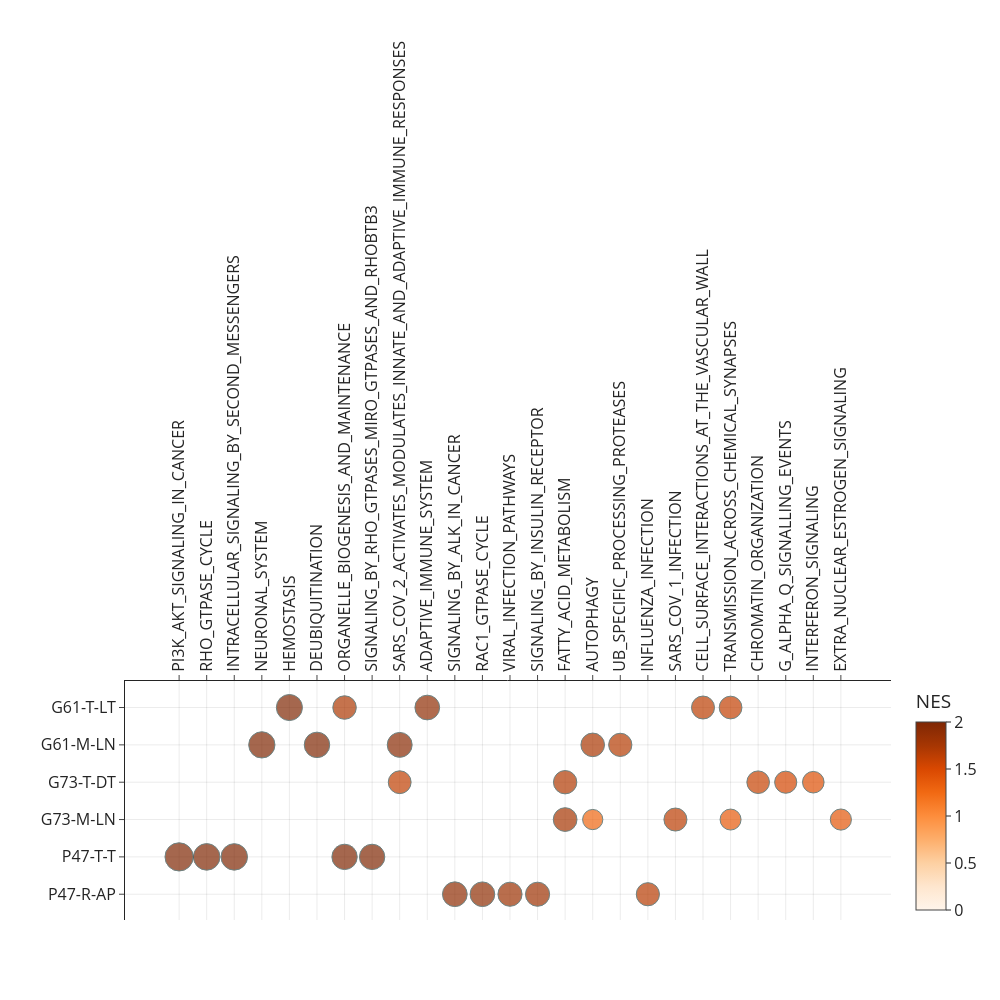

The notebook cell this image was saved under:
### Code cell
########################################
#  MATCHED SAMPLES
########################################


low_patient = dot_plot.loc[dot_plot.Name.str.contains("P47|G61|G73")]
fig = px.scatter(
    low_patient,
    x=low_patient.Term.str.removeprefix("REACTOME_"),
    y="Name",
    template="simple_white",
    size=low_patient.NES.abs(), # Drug
    color="NES", # Drug
    # range_color=(low25_line.Y_HAT.min(), low25_line.Y_HAT.max()),
    color_continuous_scale=px.colors.sequential.Oranges, #Blues
    range_color=(0, 2),
    width=1000,
    height=1000,
    hover_data=["Term"],
    labels={
        "Name": "",
        "Term": "",
        "x":""
    },
    category_orders={
        "Name": [
            "G61-T-LT","G61-M-LN",
            "G73-T-DT","G73-M-LN",
            "P47-T-T","P47-R-AP"
        ]
    }
)

fig.update_traces(
    marker=dict(
        line=dict(width=1, color="DarkSlateGrey"),
    )
)

fig.update_layout(
    font=dict(size=16),
)

fig.update_xaxes(
    tickangle=270,
    side="top"
)

fig.update_xaxes(
    showgrid=True,
    gridwidth=1,
    gridcolor="rgba(0,0,0,0.08)",  # plotly_white-like
    tickangle=270
)

fig.update_yaxes(
    showgrid=True,
    gridwidth=1,
    gridcolor="rgba(0,0,0,0.08)"
)

### Figure 1 — Plotly figure (JSON) as saved in the notebook; plotly's stock layout.template omitted (floating-point values rounded to 4 significant figures)
{"data": [{"customdata": [["REACTOME_PI3K_AKT_SIGNALING_IN_CANCER"], ["REACTOME_RHO_GTPASE_CYCLE"], ["REACTOME_INTRACELLULAR_SIGNALING_BY_SECOND_MESSENGERS"], ["REACTOME_NEURONAL_SYSTEM"], ["REACTOME_HEMOSTASIS"], ["REACTOME_DEUBIQUITINATION"], ["REACTOME_ORGANELLE_BIOGENESIS_AND_MAINTENANCE"], ["REACTOME_SIGNALING_BY_RHO_GTPASES_MIRO_GTPASES_AND_RHOBTB3"], ["REACTOME_SARS_COV_2_ACTIVATES_MODULATES_INNATE_AND_ADAPTIVE_IMMUNE_RESPONSES"], ["REACTOME_ADAPTIVE_IMMUNE_SYSTEM"], ["REACTOME_SIGNALING_BY_ALK_IN_CANCER"], ["REACTOME_RAC1_GTPASE_CYCLE"], ["REACTOME_VIRAL_INFECTION_PATHWAYS"], ["REACTOME_SIGNALING_BY_INSULIN_RECEPTOR"], ["REACTOME_FATTY_ACID_METABOLISM"], ["REACTOME_AUTOPHAGY"], ["REACTOME_ORGANELLE_BIOGENESIS_AND_MAINTENANCE"], ["REACTOME_FATTY_ACID_METABOLISM"], ["REACTOME_UB_SPECIFIC_PROCESSING_PROTEASES"], ["REACTOME_INFLUENZA_INFECTION"], ["REACTOME_SARS_COV_1_INFECTION"], ["REACTOME_CELL_SURFACE_INTERACTIONS_AT_THE_VASCULAR_WALL"], ["REACTOME_SARS_COV_2_ACTIVATES_MODULATES_INNATE_AND_ADAPTIVE_IMMUNE_RESPONSES"], ["REACTOME_TRANSMISSION_ACROSS_CHEMICAL_SYNAPSES"], ["REACTOME_CHROMATIN_ORGANIZATION"], ["REACTOME_G_ALPHA_Q_SIGNALLING_EVENTS"], ["REACTOME_INTERFERON_SIGNALING"], ["REACTOME_EXTRA_NUCLEAR_ESTROGEN_SIGNALING"], ["REACTOME_TRANSMISSION_ACROSS_CHEMICAL_SYNAPSES"], ["REACTOME_AUTOPHAGY"]], "hovertemplate": "=%{customdata[0]}<br>NES=%{marker.color}<extra></extra>", "legendgroup": "", "marker": {"color": [2.485, 2.196, 2.182, 2.144, 2.113, 2.015, 2.002, 1.998, 1.933, 1.898, 1.898, 1.888, 1.813, 1.809, 1.751, 1.733, 1.718, 1.698, 1.677, 1.668, 1.649, 1.643, 1.621, 1.607, 1.589, 1.526, 1.447, 1.391, 1.367, 1.274], "coloraxis": "coloraxis", "line": {"color": "DarkSlateGrey", "width": 1}, "size": [2.485, 2.196, 2.182, 2.144, 2.113, 2.015, 2.002, 1.998, 1.933, 1.898, 1.898, 1.888, 1.813, 1.809, 1.751, 1.733, 1.718, 1.698, 1.677, 1.668, 1.649, 1.643, 1.621, 1.607, 1.589, 1.526, 1.447, 1.391, 1.367, 1.274], "sizemode": "area", "sizeref": 0.006212, "symbol": "circle"}, "mode": "markers", "name": "", "orientation": "v", "showlegend": false, "type": "scatter", "x": ["PI3K_AKT_SIGNALING_IN_CANCER", "RHO_GTPASE_CYCLE", "INTRACELLULAR_SIGNALING_BY_SECOND_MESSENGERS", "NEURONAL_SYSTEM", "HEMOSTASIS", "DEUBIQUITINATION", "ORGANELLE_BIOGENESIS_AND_MAINTENANCE", "SIGNALING_BY_RHO_GTPASES_MIRO_GTPASES_AND_RHOBTB3", "SARS_COV_2_ACTIVATES_MODULATES_INNATE_AND_ADAPTIVE_IMMUNE_RESPONSES", "ADAPTIVE_IMMUNE_SYSTEM", "SIGNALING_BY_ALK_IN_CANCER", "RAC1_GTPASE_CYCLE", "VIRAL_INFECTION_PATHWAYS", "SIGNALING_BY_INSULIN_RECEPTOR", "FATTY_ACID_METABOLISM", "AUTOPHAGY", "ORGANELLE_BIOGENESIS_AND_MAINTENANCE", "FATTY_ACID_METABOLISM", "UB_SPECIFIC_PROCESSING_PROTEASES", "INFLUENZA_INFECTION", "SARS_COV_1_INFECTION", "CELL_SURFACE_INTERACTIONS_AT_THE_VASCULAR_WALL", "SARS_COV_2_ACTIVATES_MODULATES_INNATE_AND_ADAPTIVE_IMMUNE_RESPONSES", "TRANSMISSION_ACROSS_CHEMICAL_SYNAPSES", "CHROMATIN_ORGANIZATION", "G_ALPHA_Q_SIGNALLING_EVENTS", "INTERFERON_SIGNALING", "EXTRA_NUCLEAR_ESTROGEN_SIGNALING", "TRANSMISSION_ACROSS_CHEMICAL_SYNAPSES", "AUTOPHAGY"], "xaxis": "x", "y": ["P47-T-T", "P47-T-T", "P47-T-T", "G61-M-LN", "G61-T-LT", "G61-M-LN", "P47-T-T", "P47-T-T", "G61-M-LN", "G61-T-LT", "P47-R-AP", "P47-R-AP", "P47-R-AP", "P47-R-AP", "G73-M-LN", "G61-M-LN", "G61-T-LT", "G73-T-DT", "G61-M-LN", "P47-R-AP", "G73-M-LN", "G61-T-LT", "G73-T-DT", "G61-T-LT", "G73-T-DT", "G73-T-DT", "G73-T-DT", "G73-M-LN", "G73-M-LN", "G73-M-LN"], "yaxis": "y"}], "layout": {"coloraxis": {"cmax": 2, "cmin": 0, "colorbar": {"title": {"text": "NES"}}, "colorscale": [[0, "rgb(255,245,235)"], [0.125, "rgb(254,230,206)"], [0.25, "rgb(253,208,162)"], [0.375, "rgb(253,174,107)"], [0.5, "rgb(253,141,60)"], [0.625, "rgb(241,105,19)"], [0.75, "rgb(217,72,1)"], [0.875, "rgb(166,54,3)"], [1, "rgb(127,39,4)"]]}, "font": {"size": 16}, "height": 1000, "legend": {"itemsizing": "constant", "tracegroupgap": 0}, "margin": {"t": 60}, "width": 1000, "xaxis": {"anchor": "y", "autorange": true, "domain": [0, 1], "gridcolor": "rgba(0, 0, 0, 0.08)", "gridwidth": 1, "range": [-1.966, 25.82], "showgrid": true, "side": "top", "tickangle": -90, "title": {"text": ""}, "type": "category"}, "yaxis": {"anchor": "x", "autorange": true, "categoryarray": ["P47-R-AP", "P47-T-T", "G73-M-LN", "G73-T-DT", "G61-M-LN", "G61-T-LT"], "categoryorder": "array", "domain": [0, 1], "gridcolor": "rgba(0, 0, 0, 0.08)", "gridwidth": 1, "range": [-0.6902, 5.711], "showgrid": true, "title": {"text": ""}, "type": "category"}}}
